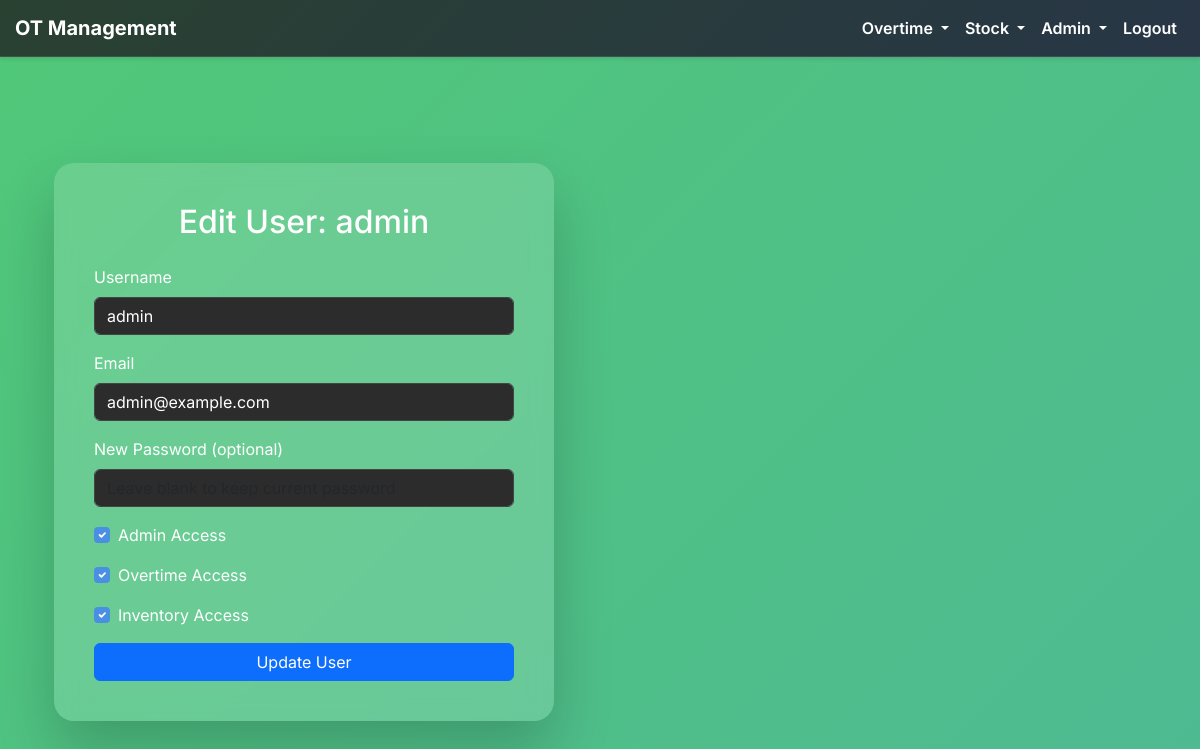
/admin/users/edit/1 (signed in), run on the app's committed database.
### models/user.py (models this page shows, shortened)
class User(UserMixin, db.Model):
    id = db.Column(db.Integer, primary_key=True)
    username = db.Column(db.String(64), unique=True, nullable=False)
    email = db.Column(db.String(120), unique=True, nullable=True)
    password_hash = db.Column(db.String(255), nullable=False)
    is_admin = db.Column(db.Boolean, default=False, nullable=False)
    can_access_overtime = db.Column(db.Boolean, default=False, nullable=False)
    can_access_inventory = db.Column(db.Boolean, default=False, nullable=False)
    def has_overtime_access(self):
        return self.is_admin or self.can_access_overtime
    def has_inventory_access(self):
        return self.is_admin or self.can_access_inventory

### routes/admin.py (the view, shortened to what this page needs)
@admin_blueprint.route('/users/edit/<int:user_id>', methods=['GET', 'POST'])
@admin_required
def edit_user(user_id):
    user = User.query.get_or_404(user_id)
    return render_template('admin_edit_user.html', user=user)

### routes/admin.py (called while the page is built)
def admin_required(f):
    @wraps(f)
    @login_required
    def decorated_function(*args, **kwargs):
        if not current_user.is_admin:
            flash('You do not have permission to access this page.', 'danger')
            return redirect(url_for('index'))
        return f(*args, **kwargs)
    return decorated_function

### templates/admin_edit_user.html (shortened to what this page needs)
{% extends "base.html" %}
{% block content %}
<div class="container">
    <div class="user-form-container">
        <h2 class="mb-4 text-center">Edit User: {{ user.username }}</h2>
        <form method="POST">
            <div class="mb-3">
                <label for="username" class="form-label">Username</label>
                <input type="text" class="form-control" id="username" value="{{ user.username }}" readonly>
            </div>
            <div class="mb-3">
                <label for="email" class="form-label">Email</label>
                <input type="email" class="form-control" id="email" name="email" value="{{ user.email }}" required>
            </div>
            <div class="mb-3">
                <label for="new_password" class="form-label">New Password (optional)</label>
                <input type="password" class="form-control" id="new_password" name="new_password" placeholder="Leave blank to keep current password">
            </div>
            <div class="mb-3 form-check">
                <input type="checkbox" class="form-check-input" id="is_admin" name="is_admin"
                       {% if user.is_admin %}checked{% endif %}>
                <label class="form-check-label" for="is_admin">Admin Access</label>
            </div>
            <div class="mb-3 form-check">
                <input type="checkbox" class="form-check-input" id="can_access_overtime" name="can_access_overtime"
                       {% if user.can_access_overtime %}checked{% endif %}>
                <label class="form-check-label" for="can_access_overtime">Overtime Access</label>
            </div>
            <div class="mb-3 form-check">
                <input type="checkbox" class="form-check-input" id="can_access_inventory" name="can_access_inventory"
                       {% if user.can_access_inventory %}checked{% endif %}>
                <label class="form-check-label" for="can_access_inventory">Inventory Access</label>
            </div>
            <button type="submit" class="btn btn-primary w-100">Update User</button>
        </form>
    </div>
</div>
{% endblock %}

### templates/base.html (style rules this page uses)
body { padding-top: 60px; background: linear-gradient(135deg, #50c878, #4a90e2); background-size: 400% 400%; animation: GradientBackground 15s ease infinite; color: white; font-family: 'Inter', sans-serif; min-height: 100vh; display: flex; align-items: center; justify-content: center; }
.form-control, .form-select { background-color: #2c2c2c; color: #ffffff; border: 1px solid #444; }

### templates/admin_edit_user.html (style rules this page uses)
body { background: linear-gradient(135deg, #50c878, #4a90e2); background-size: 400% 400%; animation: GradientBackground 15s ease infinite; color: white; font-family: 'Inter', sans-serif; display: flex; align-items: center; justify-content: center; }
.user-form-container { background: rgba(255, 255, 255, 0.15); backdrop-filter: blur(10px); border-radius: 20px; padding: 40px; box-shadow: 0 30px 60px rgba(0, 0, 0, 0.2); max-width: 500px; width: 95%; transition: box-shadow 0.4s ease; }
.form-check-input { background-color: rgba(255, 255, 255, 0.2); border: 2px solid rgba(255, 255, 255, 0.3); }
.form-check-input:checked { background-color: #4a90e2; border-color: #4a90e2; }

### data on the page
User: username "admin", email "admin@example.com", is_admin "☑", can_access_overtime "☑", can_access_inventory "☑"
